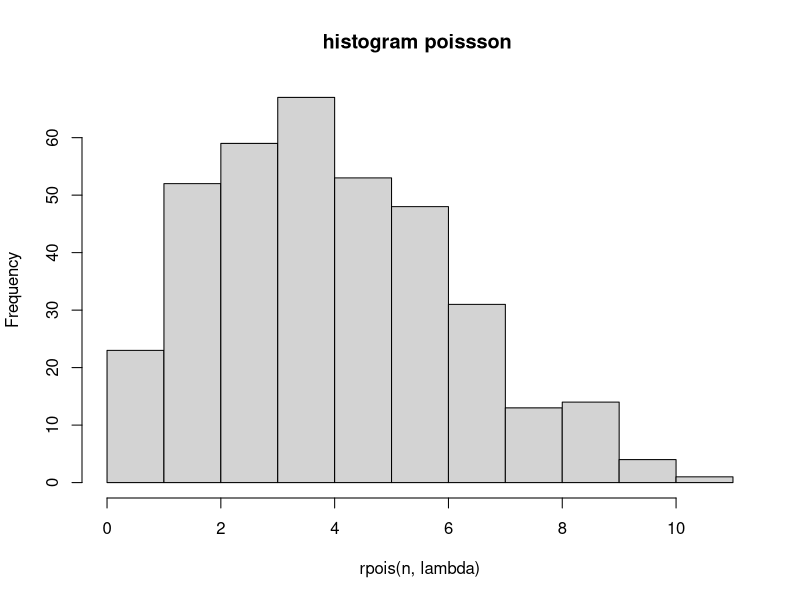

The R script that drew this image: (Note: this script raises an error after producing the figure.)
#soal 3
#a
lambda=4.5
x=6
probability = dpois(x, lambda)
probability

#b
x=6
n=365
hist(rpois(n,lambda),main= "histogram poissson ")

#c
#d
mean=variance=lamda
mean
variance